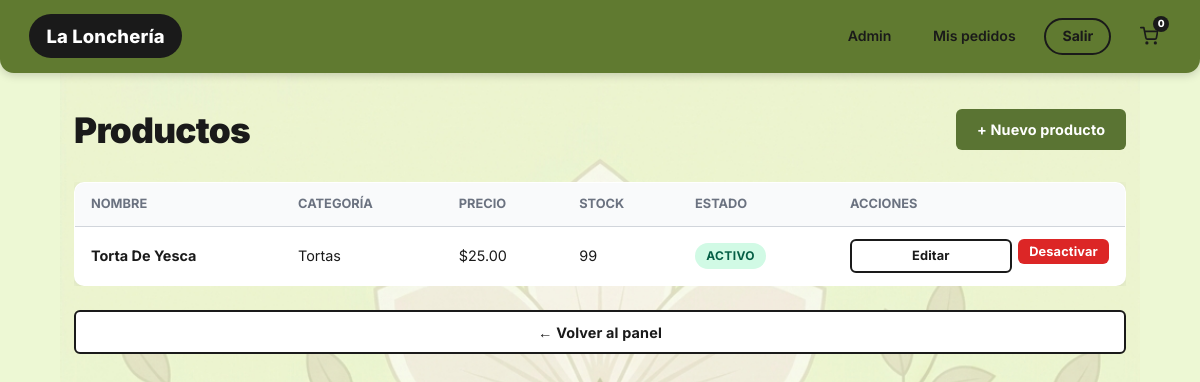
The app's page /admin/productos (signed in) with its own data.
### app.py (models this page shows, shortened)
class Producto(db.Model):
    __tablename__ = "productos"
    id            = db.Column(db.Integer, primary_key=True)
    nombre        = db.Column(db.String(150), nullable=False)
    descripcion   = db.Column(db.Text, nullable=True)
    precio        = db.Column(db.Float, nullable=False)
    precio_oferta = db.Column(db.Float, nullable=True)
    imagen        = db.Column(db.String(300), nullable=True)
    stock         = db.Column(db.Integer, default=99)
    activo        = db.Column(db.Boolean, default=True)
    destacado     = db.Column(db.Boolean, default=False)
    tiempo_prep   = db.Column(db.Integer, default=15)
    categoria_id  = db.Column(db.Integer, db.ForeignKey("categorias.id"), nullable=True)

class Categoria(db.Model):
    __tablename__ = "categorias"
    id        = db.Column(db.Integer, primary_key=True)
    nombre    = db.Column(db.String(80), unique=True, nullable=False)
    icono     = db.Column(db.String(10), default="")
    orden     = db.Column(db.Integer, default=0)
    productos = db.relationship("Producto", backref="categoria", lazy=True)

### app.py (the view)
@app.route("/admin/productos")
@login_required
def admin_productos():
    if solo_admin():
        return redirect(url_for("inicio"))
    return render_template("admin_productos.html",
        productos  = Producto.query.order_by(Producto.nombre).all(),
        categorias = Categoria.query.order_by(Categoria.orden).all(),
        nombre=NOMBRE, cnt=0)

### app.py (called while the page is built)
@login_manager.user_loader
def cargar_usuario(uid):
    return db.session.get(Usuario, int(uid))

def solo_admin():
    return not (current_user.is_authenticated and current_user.es_admin)

### templates/admin_productos.html (shortened to what this page needs)
{% extends "base.html" %}
{% block contenido %}
<div class="contenedor">
  <div style="display:flex;justify-content:space-between;align-items:center;margin-bottom:1.5rem;">
    <h1 class="titulo-seccion" style="margin:0;">Productos</h1>
    <a href="{{ url_for('formulario_producto') }}" class="btn btn-primario" style="width:auto;">
      + Nuevo producto
    </a>
  </div>
  {% if productos %}
  <div style="overflow-x:auto;">
    <table class="tabla-admin">
      <thead>
        <tr>
          <th>Nombre</th>
          <th>Categoría</th>
          <th>Precio</th>
          <th>Stock</th>
          <th>Estado</th>
          <th>Acciones</th>
        </tr>
      </thead>
      <tbody>
        {% for p in productos %}
        <tr>
          <td><strong>{{ p.nombre }}</strong></td>
          <td>{{ p.categoria.nombre if p.categoria else '—' }}</td>
          <td>${{ "%.2f"|format(p.precio) }}</td>
          <td>{{ p.stock }}</td>
          <td>
            {% if p.activo %}
              <span class="badge badge-listo">Activo</span>
            {% else %}
              <span class="badge badge-cancelado">Inactivo</span>
            {% endif %}
          </td>
          <td style="display:flex;gap:.4rem;">
            <a href="{{ url_for('formulario_producto', pid=p.id) }}"
               class="btn btn-secundario"
               style="font-size:.8rem;padding:.3rem .7rem;">
              Editar
            </a>
            <form method="POST"
                  action="{{ url_for('desactivar_producto', pid=p.id) }}"
                  onsubmit="return confirm('¿Desactivar este producto?');">
              <button type="submit"
                      class="btn btn-peligro"
                      style="font-size:.8rem;padding:.3rem .7rem;">
                Desactivar
              </button>
            </form>
          </td>
        </tr>
        {% endfor %}
      </tbody>
    </table>
  </div>
  {% else %}
    <div class="vacio">
      <div class="vacio-icono">🍽</div>
      <p>No hay productos creados aún.</p>
    </div>
  {% endif %}
  <div style="margin-top:1.5rem;">
    <a href="{{ url_for('panel_admin') }}" class="btn btn-secundario">
      ← Volver al panel
    </a>
  </div>
</div>
{% endblock %}

### static/css/main.css (style rules this page uses)
:root { --verde-navbar: #607a30; --verde-oscuro: #5a7433; --verde-medio: #6b8c3a; --verde-claro: #edf8d4; --verde-muy-claro: #f2fae0; --verde-boton: #5a7433; --texto-oscuro: #1a1a1a; --texto-blanco: #ffffff; --texto-gris: #6b7280; --texto-gris-claro: #9ca3af; --borde-negro: #1a1a1a; --borde-suave: #d1d5db; --sombra: 0 2px 12px rgba(0, 0, 0, .10); --sombra-tarjeta: 0 4px 20px rgba(0, 0, 0, .12); --radio: 10px; --radio-sm: 6px; --radio-pill: 50px; --fuente: 'Inter', 'Segoe UI', system-ui, sans-serif; --exito: #16a34a; --error: #dc2626; --info: #2563eb; }
*, *::before, *::after { box-sizing: border-box; margin: 0; padding: 0; }
html { scroll-behavior: smooth; }
body { font-family: var(--fuente); background-color: var(--verde-claro); background-image: url("/static/flor_fondo.png"); background-repeat: no-repeat; background-position: center 45%; background-size: 90% auto; background-attachment: local; color: var(--texto-oscuro); line-height: 1.6; min-height: 100vh; }
a { color: inherit; text-decoration: none; }
.contenedor { max-width: 1100px; margin: 0 auto; padding: 1.8rem 1.5rem; }
.titulo-seccion { font-size: 2.2rem; font-weight: 900; margin-bottom: 1.4rem; color: var(--texto-oscuro); letter-spacing: -.02em; }
.btn { display: inline-block; padding: .55rem 1.3rem; border-radius: var(--radio-sm); font-weight: 700; font-size: .9rem; border: none; cursor: pointer; transition: filter .18s, transform .12s; text-align: center; font-family: var(--fuente); letter-spacing: .01em; }
.btn-primario { background: var(--verde-boton); color: var(--texto-blanco); width: 100%; }
.btn-secundario { background: var(--texto-blanco); color: var(--texto-oscuro); border: 2px solid var(--borde-negro); width: 100%; }
.btn-peligro { background: var(--error); color: var(--texto-blanco); }
.badge { display: inline-block; padding: .2rem .7rem; border-radius: 50px; font-size: .75rem; font-weight: 700; text-transform: uppercase; letter-spacing: .03em; }
.badge-listo { background: #d1fae5; color: #065f46; }
.tabla-admin { width: 100%; border-collapse: collapse; background: var(--texto-blanco); border-radius: var(--radio); overflow: hidden; box-shadow: var(--sombra); border: 1px solid rgba(0, 0, 0, .06); }
.tabla-admin th { background: #f9fafb; padding: .7rem 1rem; text-align: left; font-size: .8rem; text-transform: uppercase; color: var(--texto-gris); border-bottom: 1px solid var(--borde-suave); }
.tabla-admin td { padding: .75rem 1rem; border-bottom: 1px solid var(--borde-suave); font-size: .9rem; }
.tabla-admin tr:last-child td { border-bottom: none; }

### records on screen
Producto: nombre "Torta De Yesca", categoria "Tortas", precio "25.00", stock "99", activo "ACTIVO"

### other values on screen
{{ nombre }} "La Lonchería"
{{ cnt }} "0"
